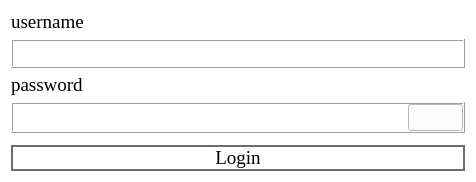
<?xml version="1.0" encoding="UTF-8"?>
<ui version="4.0">
 <class>Dialog</class>
 <widget class="QDialog" name="Dialog">
  <property name="geometry">
   <rect>
    <x>0</x>
    <y>0</y>
    <width>476</width>
    <height>182</height>
   </rect>
  </property>
  <property name="sizePolicy">
   <sizepolicy hsizetype="Fixed" vsizetype="Fixed">
    <horstretch>0</horstretch>
    <verstretch>0</verstretch>
   </sizepolicy>
  </property>
  <property name="maximumSize">
   <size>
    <width>476</width>
    <height>182</height>
   </size>
  </property>
  <property name="palette">
   <palette>
    <active>
     <colorrole role="WindowText">
      <brush brushstyle="SolidPattern">
       <color alpha="255">
        <red>0</red>
        <green>0</green>
        <blue>0</blue>
       </color>
      </brush>
     </colorrole>
     <colorrole role="Button">
      <brush brushstyle="SolidPattern">
       <color alpha="255">
        <red>226</red>
        <green>226</green>
        <blue>226</blue>
       </color>
      </brush>
     </colorrole>
     <colorrole role="Text">
      <brush brushstyle="SolidPattern">
       <color alpha="255">
        <red>0</red>
        <green>0</green>
        <blue>0</blue>
       </color>
      </brush>
     </colorrole>
     <colorrole role="ButtonText">
      <brush brushstyle="SolidPattern">
       <color alpha="255">
        <red>0</red>
        <green>0</green>
        <blue>0</blue>
       </color>
      </brush>
     </colorrole>
     <colorrole role="Base">
      <brush brushstyle="SolidPattern">
       <color alpha="255">
        <red>255</red>
        <green>255</green>
        <blue>255</blue>
       </color>
      </brush>
     </colorrole>
     <colorrole role="Window">
      <brush brushstyle="SolidPattern">
       <color alpha="255">
        <red>255</red>
        <green>255</green>
        <blue>255</blue>
       </color>
      </brush>
     </colorrole>
     <colorrole role="Highlight">
      <brush brushstyle="SolidPattern">
       <color alpha="255">
        <red>11</red>
        <green>202</green>
        <blue>255</blue>
       </color>
      </brush>
     </colorrole>
     <colorrole role="HighlightedText">
      <brush brushstyle="SolidPattern">
       <color alpha="255">
        <red>0</red>
        <green>0</green>
        <blue>0</blue>
       </color>
      </brush>
     </colorrole>
     <colorrole role="AlternateBase">
      <brush brushstyle="SolidPattern">
       <color alpha="255">
        <red>85</red>
        <green>170</green>
        <blue>255</blue>
       </color>
      </brush>
     </colorrole>
    </active>
    <inactive>
     <colorrole role="WindowText">
      <brush brushstyle="SolidPattern">
       <color alpha="255">
        <red>0</red>
        <green>0</green>
        <blue>0</blue>
       </color>
      </brush>
     </colorrole>
     <colorrole role="Button">
      <brush brushstyle="SolidPattern">
       <color alpha="255">
        <red>226</red>
        <green>226</green>
        <blue>226</blue>
       </color>
      </brush>
     </colorrole>
     <colorrole role="Text">
      <brush brushstyle="SolidPattern">
       <color alpha="255">
        <red>0</red>
        <green>0</green>
        <blue>0</blue>
       </color>
      </brush>
     </colorrole>
     <colorrole role="ButtonText">
      <brush brushstyle="SolidPattern">
       <color alpha="255">
        <red>0</red>
        <green>0</green>
        <blue>0</blue>
       </color>
      </brush>
     </colorrole>
     <colorrole role="Base">
      <brush brushstyle="SolidPattern">
       <color alpha="255">
        <red>255</red>
        <green>255</green>
        <blue>255</blue>
       </color>
      </brush>
     </colorrole>
     <colorrole role="Window">
      <brush brushstyle="SolidPattern">
       <color alpha="255">
        <red>255</red>
        <green>255</green>
        <blue>255</blue>
       </color>
      </brush>
     </colorrole>
     <colorrole role="Highlight">
      <brush brushstyle="SolidPattern">
       <color alpha="255">
        <red>11</red>
        <green>202</green>
        <blue>255</blue>
       </color>
      </brush>
     </colorrole>
     <colorrole role="HighlightedText">
      <brush brushstyle="SolidPattern">
       <color alpha="255">
        <red>0</red>
        <green>0</green>
        <blue>0</blue>
       </color>
      </brush>
     </colorrole>
     <colorrole role="AlternateBase">
      <brush brushstyle="SolidPattern">
       <color alpha="255">
        <red>85</red>
        <green>170</green>
        <blue>255</blue>
       </color>
      </brush>
     </colorrole>
    </inactive>
    <disabled>
     <colorrole role="Button">
      <brush brushstyle="SolidPattern">
       <color alpha="255">
        <red>226</red>
        <green>226</green>
        <blue>226</blue>
       </color>
      </brush>
     </colorrole>
     <colorrole role="Base">
      <brush brushstyle="SolidPattern">
       <color alpha="255">
        <red>255</red>
        <green>255</green>
        <blue>255</blue>
       </color>
      </brush>
     </colorrole>
     <colorrole role="Window">
      <brush brushstyle="SolidPattern">
       <color alpha="255">
        <red>255</red>
        <green>255</green>
        <blue>255</blue>
       </color>
      </brush>
     </colorrole>
     <colorrole role="HighlightedText">
      <brush brushstyle="SolidPattern">
       <color alpha="255">
        <red>0</red>
        <green>0</green>
        <blue>0</blue>
       </color>
      </brush>
     </colorrole>
     <colorrole role="AlternateBase">
      <brush brushstyle="SolidPattern">
       <color alpha="255">
        <red>85</red>
        <green>170</green>
        <blue>255</blue>
       </color>
      </brush>
     </colorrole>
    </disabled>
   </palette>
  </property>
  <property name="font">
   <font>
    <family>Times New Roman</family>
    <pointsize>12</pointsize>
   </font>
  </property>
  <property name="windowTitle">
   <string>Login</string>
  </property>
  <property name="windowOpacity">
   <double>5.000000000000000</double>
  </property>
  <property name="autoFillBackground">
   <bool>false</bool>
  </property>
  <property name="sizeGripEnabled">
   <bool>false</bool>
  </property>
  <property name="modal">
   <bool>false</bool>
  </property>
  <layout class="QVBoxLayout" name="verticalLayout">
   <item>
    <widget class="QLabel" name="username">
     <property name="sizePolicy">
      <sizepolicy hsizetype="Maximum" vsizetype="Maximum">
       <horstretch>0</horstretch>
       <verstretch>0</verstretch>
      </sizepolicy>
     </property>
     <property name="maximumSize">
      <size>
       <width>16777215</width>
       <height>16777215</height>
      </size>
     </property>
     <property name="font">
      <font>
       <family>Times New Roman</family>
       <pointsize>14</pointsize>
      </font>
     </property>
     <property name="text">
      <string>username</string>
     </property>
    </widget>
   </item>
   <item>
    <widget class="QFrame" name="verticalFrame">
     <property name="frameShape">
      <enum>QFrame::Shape::Box</enum>
     </property>
     <property name="frameShadow">
      <enum>QFrame::Shadow::Raised</enum>
     </property>
     <layout class="QHBoxLayout" name="horizontalLayout_2">
      <property name="spacing">
       <number>0</number>
      </property>
      <property name="leftMargin">
       <number>0</number>
      </property>
      <property name="topMargin">
       <number>0</number>
      </property>
      <property name="rightMargin">
       <number>0</number>
      </property>
      <property name="bottomMargin">
       <number>0</number>
      </property>
      <item>
       <widget class="QLineEdit" name="username_input">
        <property name="sizePolicy">
         <sizepolicy hsizetype="Expanding" vsizetype="Maximum">
          <horstretch>0</horstretch>
          <verstretch>0</verstretch>
         </sizepolicy>
        </property>
        <property name="maximumSize">
         <size>
          <width>16777215</width>
          <height>16777215</height>
         </size>
        </property>
        <property name="font">
         <font>
          <family>Times New Roman</family>
          <pointsize>12</pointsize>
         </font>
        </property>
        <property name="frame">
         <bool>false</bool>
        </property>
       </widget>
      </item>
     </layout>
    </widget>
   </item>
   <item>
    <widget class="QLabel" name="password">
     <property name="sizePolicy">
      <sizepolicy hsizetype="Maximum" vsizetype="Maximum">
       <horstretch>0</horstretch>
       <verstretch>0</verstretch>
      </sizepolicy>
     </property>
     <property name="maximumSize">
      <size>
       <width>16777215</width>
       <height>16777215</height>
      </size>
     </property>
     <property name="font">
      <font>
       <family>Times New Roman</family>
       <pointsize>14</pointsize>
      </font>
     </property>
     <property name="text">
      <string>password</string>
     </property>
    </widget>
   </item>
   <item>
    <widget class="QFrame" name="horizontalFrame">
     <property name="frameShape">
      <enum>QFrame::Shape::Box</enum>
     </property>
     <property name="frameShadow">
      <enum>QFrame::Shadow::Raised</enum>
     </property>
     <layout class="QHBoxLayout" name="horizontalLayout">
      <property name="spacing">
       <number>0</number>
      </property>
      <property name="leftMargin">
       <number>0</number>
      </property>
      <property name="topMargin">
       <number>0</number>
      </property>
      <property name="rightMargin">
       <number>0</number>
      </property>
      <property name="bottomMargin">
       <number>0</number>
      </property>
      <item>
       <widget class="QLineEdit" name="password_input">
        <property name="sizePolicy">
         <sizepolicy hsizetype="Minimum" vsizetype="Maximum">
          <horstretch>0</horstretch>
          <verstretch>0</verstretch>
         </sizepolicy>
        </property>
        <property name="maximumSize">
         <size>
          <width>16777215</width>
          <height>16777215</height>
         </size>
        </property>
        <property name="font">
         <font>
          <family>Times New Roman</family>
          <pointsize>12</pointsize>
         </font>
        </property>
        <property name="frame">
         <bool>false</bool>
        </property>
       </widget>
      </item>
      <item>
       <widget class="QPushButton" name="toggle_button">
        <property name="sizePolicy">
         <sizepolicy hsizetype="Maximum" vsizetype="Fixed">
          <horstretch>0</horstretch>
          <verstretch>0</verstretch>
         </sizepolicy>
        </property>
        <property name="palette">
         <palette>
          <active>
           <colorrole role="Button">
            <brush brushstyle="SolidPattern">
             <color alpha="255">
              <red>255</red>
              <green>255</green>
              <blue>255</blue>
             </color>
            </brush>
           </colorrole>
           <colorrole role="Base">
            <brush brushstyle="SolidPattern">
             <color alpha="255">
              <red>255</red>
              <green>255</green>
              <blue>255</blue>
             </color>
            </brush>
           </colorrole>
           <colorrole role="Window">
            <brush brushstyle="SolidPattern">
             <color alpha="255">
              <red>255</red>
              <green>255</green>
              <blue>255</blue>
             </color>
            </brush>
           </colorrole>
           <colorrole role="Accent">
            <brush brushstyle="SolidPattern">
             <color alpha="255">
              <red>85</red>
              <green>170</green>
              <blue>255</blue>
             </color>
            </brush>
           </colorrole>
          </active>
          <inactive>
           <colorrole role="Button">
            <brush brushstyle="SolidPattern">
             <color alpha="255">
              <red>255</red>
              <green>255</green>
              <blue>255</blue>
             </color>
            </brush>
           </colorrole>
           <colorrole role="Base">
            <brush brushstyle="SolidPattern">
             <color alpha="255">
              <red>255</red>
              <green>255</green>
              <blue>255</blue>
             </color>
            </brush>
           </colorrole>
           <colorrole role="Window">
            <brush brushstyle="SolidPattern">
             <color alpha="255">
              <red>255</red>
              <green>255</green>
              <blue>255</blue>
             </color>
            </brush>
           </colorrole>
           <colorrole role="Accent">
            <brush brushstyle="SolidPattern">
             <color alpha="255">
              <red>85</red>
              <green>170</green>
              <blue>255</blue>
             </color>
            </brush>
           </colorrole>
          </inactive>
          <disabled>
           <colorrole role="Button">
            <brush brushstyle="SolidPattern">
             <color alpha="255">
              <red>255</red>
              <green>255</green>
              <blue>255</blue>
             </color>
            </brush>
           </colorrole>
           <colorrole role="ButtonText">
            <brush brushstyle="SolidPattern">
             <color alpha="135">
              <red>255</red>
              <green>255</green>
              <blue>255</blue>
             </color>
            </brush>
           </colorrole>
           <colorrole role="Base">
            <brush brushstyle="SolidPattern">
             <color alpha="255">
              <red>255</red>
              <green>255</green>
              <blue>255</blue>
             </color>
            </brush>
           </colorrole>
           <colorrole role="Window">
            <brush brushstyle="SolidPattern">
             <color alpha="255">
              <red>255</red>
              <green>255</green>
              <blue>255</blue>
             </color>
            </brush>
           </colorrole>
           <colorrole role="Accent">
            <brush brushstyle="SolidPattern">
             <color alpha="255">
              <red>85</red>
              <green>170</green>
              <blue>255</blue>
             </color>
            </brush>
           </colorrole>
          </disabled>
         </palette>
        </property>
        <property name="mouseTracking">
         <bool>false</bool>
        </property>
        <property name="autoFillBackground">
         <bool>false</bool>
        </property>
        <property name="styleSheet">
         <string notr="true">#toggle_button:enable{
background-color: white;

}

#toggle_button{
background-color: white;

}
</string>
        </property>
        <property name="text">
         <string/>
        </property>
        <property name="autoDefault">
         <bool>false</bool>
        </property>
        <property name="default">
         <bool>false</bool>
        </property>
        <property name="flat">
         <bool>false</bool>
        </property>
       </widget>
      </item>
     </layout>
    </widget>
   </item>
   <item>
    <spacer name="verticalSpacer">
     <property name="orientation">
      <enum>Qt::Orientation::Vertical</enum>
     </property>
     <property name="sizeType">
      <enum>QSizePolicy::Policy::Maximum</enum>
     </property>
     <property name="sizeHint" stdset="0">
      <size>
       <width>13</width>
       <height>13</height>
      </size>
     </property>
    </spacer>
   </item>
   <item>
    <widget class="QPushButton" name="login">
     <property name="sizePolicy">
      <sizepolicy hsizetype="Minimum" vsizetype="Maximum">
       <horstretch>0</horstretch>
       <verstretch>0</verstretch>
      </sizepolicy>
     </property>
     <property name="font">
      <font>
       <family>Times New Roman</family>
       <pointsize>14</pointsize>
      </font>
     </property>
     <property name="styleSheet">
      <string notr="true">#login:hover{
background-color:black;
color: white;
}

#login {;
background:white;
border:2px solid rgb(109, 109, 109);
color:black;
}

</string>
     </property>
     <property name="text">
      <string>Login</string>
     </property>
    </widget>
   </item>
  </layout>
 </widget>
 <tabstops>
  <tabstop>login</tabstop>
  <tabstop>password_input</tabstop>
 </tabstops>
 <resources>
  <include location="../resources.qrc"/>
 </resources>
 <connections/>
</ui>
